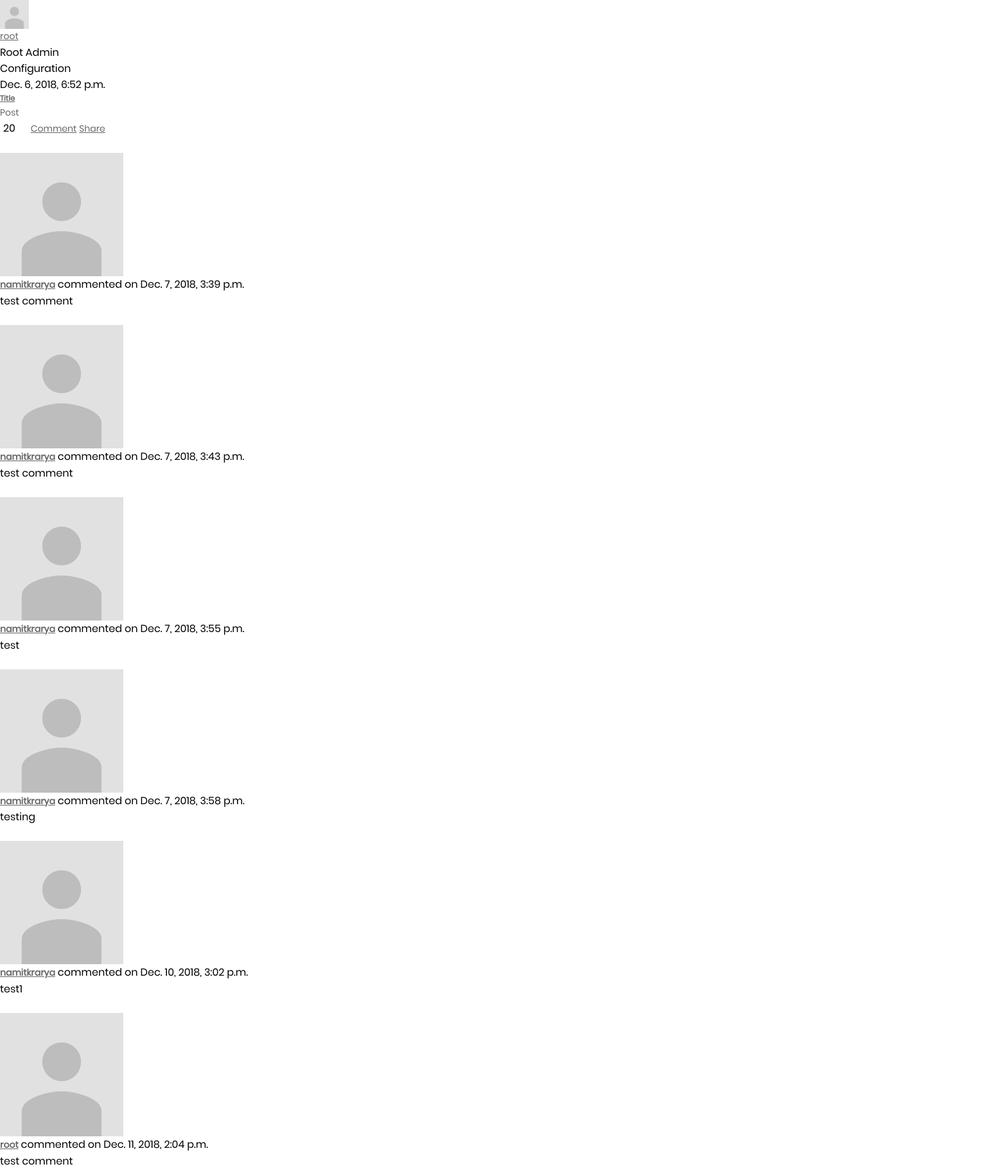
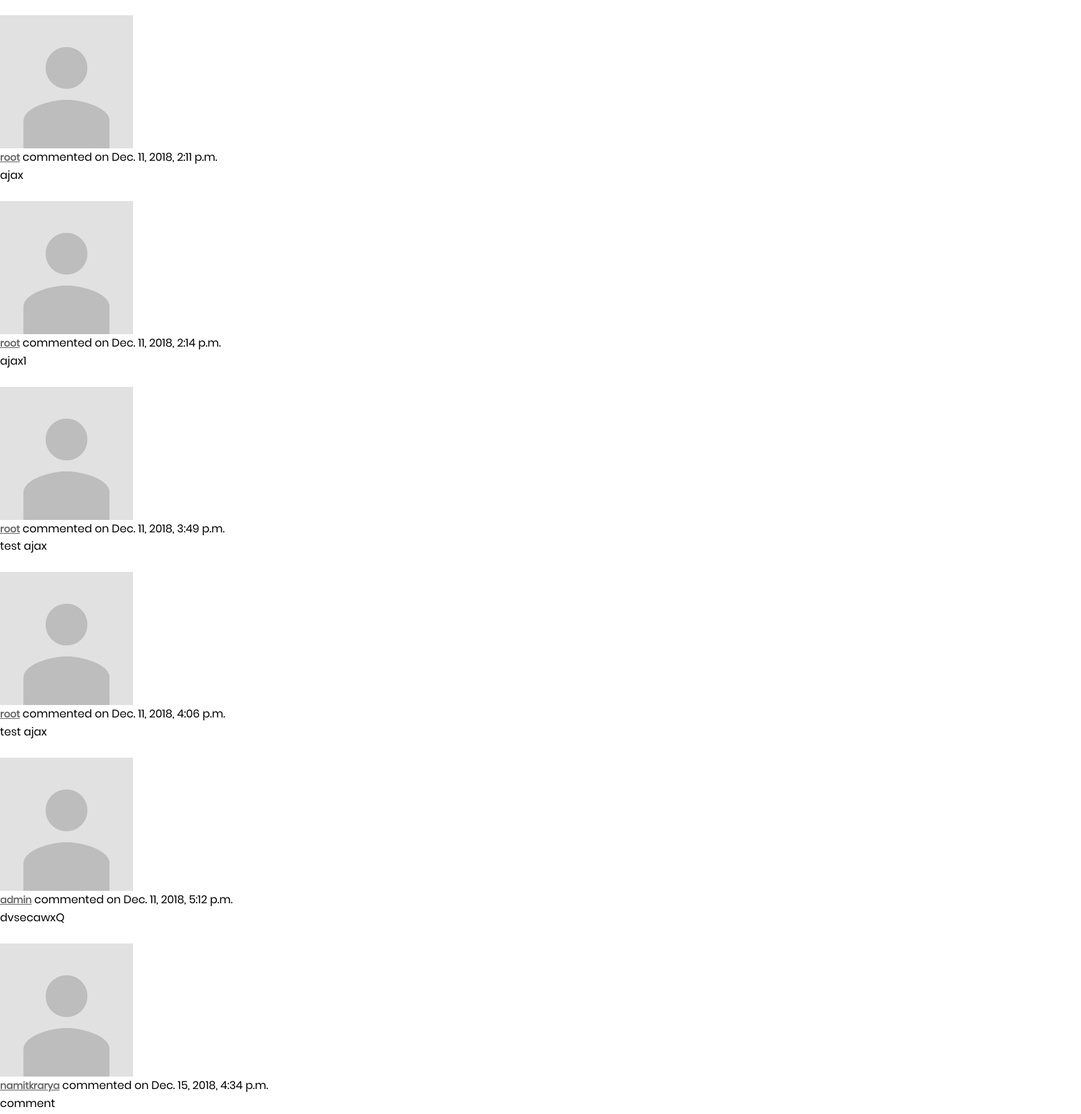
Page /post/ (upper part) on the committed database (2 pictures, top to bottom).
### profiles/models.py (models this page shows, shortened)
class Profile(models.Model):
    department = models.CharField(max_length=3, choices=DEPARTMENTS, blank=True, help_text='Department')
    age = models.IntegerField()
    first_name = models.CharField(max_length=255)
    last_name = models.CharField(max_length=255)
    degree = models.CharField(max_length=6, choices=DEGREES, blank=True, help_text='Degree')
    description = models.CharField(max_length=255, blank=True)
    profile_picture = models.ImageField(upload_to='images/profile_pictures',
                                        default="images/profile_pictures/default.png")
    city = models.CharField(max_length=255)
    user = models.ForeignKey(User, related_name='profile', on_delete=models.CASCADE, null=True)
    admin_of_courses = models.ManyToManyField(Course, related_name='courses')
    admin = models.BooleanField(default=False)
    admin_request = models.BooleanField(default=False)

class Post(models.Model):
    title = models.CharField(max_length=255)
    content = models.TextField()
    created_on = models.DateTimeField(auto_now_add=True)
    author = models.ForeignKey(User, related_name='author',on_delete=models.CASCADE)
    upvote = models.ManyToManyField(User, related_name='upvotes')
    downvote = models.ManyToManyField(User, related_name='downvotes')
    vote_count = models.IntegerField(default = 0)

class Comment(models.Model):
    content = models.TextField()
    created_on = models.DateTimeField(auto_now_add=True)
    author = models.ForeignKey(User,on_delete=models.CASCADE)
    post = models.ForeignKey(Post, related_name='comments', on_delete=models.CASCADE)

### profiles/views.py (the view, shortened to what this page needs)
# urls.py: url(r'^post/', views.post_new, name='post_new'),
def post_new(request):
	all_posts = Post.objects.all()
	template_data = {'posts' : all_posts}
	return render(request, 'post.html', template_data)

### profiles/templates/post.html (shortened to what this page needs)
{% block post %}
    {% load static %}
    <link rel="stylesheet" type="text/css" href="{% static 'css/main.css' %}">
    {% for post in posts %}
        <div id="post-{{post.id}}">
        <div class="card gedf-card">
            <div class="card-header">
                <div class="d-flex justify-content-between align-items-center">
                    <div class="d-flex justify-content-between align-items-center">
                        <div class="mr-2">
                            {% if post.author.profile.all.count == 0 %}
                                <img class="rounded-circle" width="45" src="{% static 'images/default.png' %}"/>
                            {% else %}
                                {% for profile in post.author.profile.all %}
                                    <img class="rounded-circle" width="45" src="{{profile.profile_picture.url}}">
                                {% endfor %}
                            {% endif %}
                        </div>
                        <div class="ml-2">
                            {% if post.author.profile.all.count != 0 %}
                                <div class="h5 m-0"><a href="{% url 'profile-detail' post.author.id %}">{{ post.author.username }}</a></div>
                            {% else %}
                                <div class="h5 m-0">{{ post.author.username }}</div>
                            {% endif %}
                            {% if post.author.profile.all.count != 0 %}
                                {% for profile in post.author.profile.all %}
                                    <div class="h7 text-muted">{{ profile.first_name }} {{ profile.last_name }}</div>
                                {% endfor %}
                            {% endif %}
                        </div>
                    </div>
                    <div>
                        <div class="dropdown">
                            <div class="dropdown-menu dropdown-menu-right" aria-labelledby="gedf-drop1">
                                <div class="h6 dropdown-header">Configuration</div>
                            </div>
                        </div>
                    </div>
                </div>
            </div>
            <div class="card-body">
                <div class="text-muted h7 mb-2">  {{ post.created_on }}</div>
                <a class="card-link" href="{% url 'post-detail' post.id %}">
                    <h5 class="card-title">{{ post.title }}</h5>
                </a>
                <p class="card-text">
                    {{ post.content }}
                </p>
            </div>
            <div class="card-footer">
                <span id="votes-{{post.id}}" style="padding-right: 20px; padding-left: 5px;">{{ post.vote_count }}</span>
                <a href="#" class="card-link"> Comment</a>
                <a href="#" class="card-link"> Share</a>
            </div>
        </div>
        <br>
        <div id="comments-{{post.id}}">
        {% for comment in post.comments.all %}
            <div class="row">
                <div class="col-sm-auto">
                    <div class="thumbnail">
                        {% if comment.author.profile.all.count == 0 %}
                            <img class="img-responsive user-photo" height="75px" width="75px" src="{% static 'images/default.png' %}"/>
                        {% else %}
                            {% for profile in comment.author.profile.all %}
                                <img class="img-responsive user-photo" src="{{profile.profile_picture.url}}">
                            {% endfor %}
                        {% endif %}
                    </div>
                </div>
                <div class="col">
                    <div class="panel panel-default">
                        <div class="panel-heading">
                        {% if comment.author.profile.all.count != 0 %}
                            <a href="{% url 'profile-detail' comment.author.id %}"><strong>{{comment.author}}</strong></a> <span class="text-muted">commented on {{comment.created_on}}</span>
                        {% else %}
                            <strong>{{comment.author}}</strong> <span class="text-muted">commented on {{comment.created_on}}</span>
                        {% endif %}
                        </div>
                        <div class="panel-body">
                            {{comment.content}}
                        </div>
                    </div>
                </div>
            </div>
            <br>
        {% endfor %}
        <br>
        </div>
    </div>
    {% endfor %}
{% endblock %}

### profiles/static/css/main.css (style rules this page uses)
* { margin: 0px; padding: 0px; box-sizing: border-box; }
a { font-family: Poppins-Regular; font-size: 14px; line-height: 1.7; color: #666666; margin: 0px; transition: all 0.4s; -webkit-transition: all 0.4s; -o-transition: all 0.4s; -moz-transition: all 0.4s; }
h1,h2,h3,h4,h5,h6 { margin: 0px; }
p { font-family: Poppins-Regular; font-size: 14px; line-height: 1.7; color: #666666; margin: 0px; }

### rows in the picture
Post: author.username "root", created_on "Dec. 6, 2018, 6:52 p.m.", title "Title", content "Post", vote_count "20"
Profile: profile_picture (placeholder picture), first_name "Root", last_name "Admin"
Comment: author "namitkrarya", created_on "Dec. 7, 2018, 3:39 p.m.", content "test comment"
Profile: profile_picture (placeholder picture)
Comment: author "namitkrarya", created_on "Dec. 7, 2018, 3:43 p.m.", content "test comment"
Comment: author "namitkrarya", created_on "Dec. 7, 2018, 3:55 p.m.", content "test"
Comment: author "namitkrarya", created_on "Dec. 7, 2018, 3:58 p.m.", content "testing"
Comment: author "namitkrarya", created_on "Dec. 10, 2018, 3:02 p.m.", content "test1"
Comment: author "root", created_on "Dec. 11, 2018, 2:04 p.m.", content "test comment"
Comment: author "root", created_on "Dec. 11, 2018, 2:11 p.m.", content "ajax"
Comment: author "root", created_on "Dec. 11, 2018, 2:14 p.m.", content "ajax1"
Comment: author "root", created_on "Dec. 11, 2018, 3:49 p.m.", content "test ajax"
Comment: author "root", created_on "Dec. 11, 2018, 4:06 p.m.", content "test ajax"
Comment: author "admin", created_on "Dec. 11, 2018, 5:12 p.m.", content "dvsecawxQ"
Profile: profile_picture (placeholder picture)
Comment: author "namitkrarya", created_on "Dec. 15, 2018, 4:34 p.m.", content "comment"
